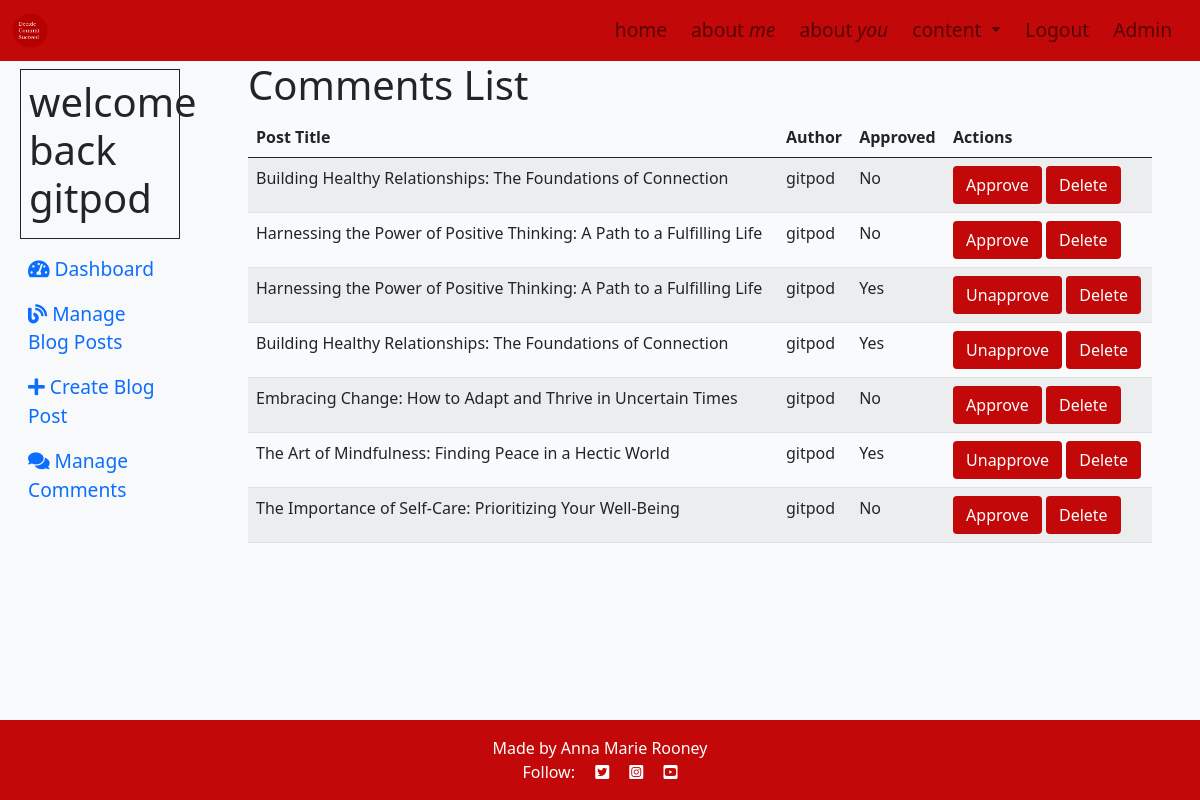
Screenshot of /blog/user_admin/comments (signed in) with the database file from the repository.
### blog/models.py (models this page shows, shortened)
class Comment(models.Model):
    post = models.ForeignKey(
        Post, on_delete=models.CASCADE, related_name="comments")
    author = models.ForeignKey(
        User, on_delete=models.CASCADE, related_name="commenter")
    body = models.TextField()
    approved = models.BooleanField(default=False)
    created_on = models.DateTimeField(auto_now_add=True)
    class Meta:
        ordering = ["created_on"]

class Post(models.Model):
    title = models.CharField(max_length=200, unique=True)
    slug = models.SlugField(max_length=200, unique=True)
    author = models.ForeignKey(
        User, on_delete=models.CASCADE,
        related_name="blog_posts")
    featured_image = CloudinaryField('image', default='placeholder')
    excerpt = models.TextField(blank=True)
    content = models.TextField()
    created_on = models.DateTimeField(auto_now_add=True)
    updated_on = models.DateTimeField(auto_now=True)
    status = models.IntegerField(choices=STATUS, default=0)
    tags = TaggableManager(blank=True)
    mastimage = models.ImageField(upload_to='media/masthead_images/', blank=True, null=True, default='static/images/whiteboard.png')
    viewcount = models.PositiveIntegerField(default=0)  # View Count Field
    class Meta:
        ordering = ["-created_on"]

### blog/views.py (the view)
# urls.py: path('blog/user_admin/comments', views.comments_admin, name='comments_admin'),
def comments_admin(request):
    unapproved_comments = Comment.objects.filter(approved=False)
    approved_comments = Comment.objects.filter(approved=True)
    comments = Comment.objects.all()
    return render(
        request,
        "blog/commentadmin.html",
        {
            "unapproved_comments": unapproved_comments,
            "approved_comments": approved_comments,
            "comments": comments,
        },
    )

### blog/templates/blog/commentadmin.html (shortened to what this page needs)
{% extends "blog/blogadmin_base.html" %}
{% load static %}
{% block blog_content %}
<div class="container">
    <h1>Comments List</h1>
    <table class="table table-striped">
        <thead>
            <tr>
                <th>Post Title</th>
                <th>Author</th>
                <th>Approved</th>
                <th>Actions</th>
            </tr>
        </thead>
        <tbody>
            {% for comment in comments %}
            <tr>
              <td>{{ comment.post.title }}</td>
              <td>{{ comment.author.username }}</td>
              <td>{{ comment.approved|yesno:"Yes,No" }}</td>
              <td>
                  <button class="btn btn-approve" comment_id="{{ comment.id }}" comment_approved="{{ comment.approved }}">
                      {% if comment.approved %}
                          Unapprove
                      {% else %}
                          Approve
                      {% endif %}
                  </button>
                  <button class="btn btn-delete" comment-id="{{ comment.id }}">Delete</button>
              </td>
                </tr>
            {% empty %}
                <tr>
                    <td colspan="3">No comments found.</td>
                </tr>
            {% endfor %}
        </tbody>
    </table>
</div>
{% endblock blog_content %}

### blog/templates/blog/blogadmin_base.html
{% extends 'base.html' %}
{% load static %}
{% block content %}
<div class="container-fluid">
    <div class="row">
        <nav id="sidebar" class="col-md-2 d-md-block bg-light sidebar">
            <div class="sidebar-sticky">
                <div class="border border-dark p-2 m-2">
                    <h1> welcome back {{ user.username }}</h1>
                </div>
                <ul class="nav flex-column">
                    <li class="nav-item">
                        <a class="nav-link active" href="{% url 'admin' %}">
                            <i class="fas fa-tachometer-alt"></i>
                            Dashboard
                        </a>
                    </li>
                    <li class="nav-item">
                        <a class="nav-link" href="">
                            <i class="fas fa-blog"></i>
                            Manage Blog Posts
                        </a>
                    </li>
                    <li class="nav-item">
                        <a class="nav-link" href="{%url 'create_post' % }">
                            <i class="fas fa-plus"></i>
                            Create Blog Post
                        </a>
                    </li>
                    <li class="nav-item">
                        <a class="nav-link" href="{% url 'comments_admin' %}">
                            <i class="fas fa-comments"></i>
                            Manage Comments
                        </a>
                    </li>
                </ul>
            </div>
        </nav>
        <main class="col-md-9 ms-sm-auto col-lg-10 px-4">
            {% block blog_content %}{% endblock %}
        </main>
    </div>
</div>
{% endblock %}

### static/css/style.css (style rules this page uses)
body { background-color: white; }
.nav-item { padding-right: 8px; font-size: 1.2rem; font-weight: 200; }
.main-bg { background-color: #F9FAFC; }
.btn-delete { color: #fff; background: #C20808; }
.btn-approve { color: #fff; background: #C20808; }

### rows the page displays
Comment: post "Building Healthy Relationships: The Foundations of Connection", author.username "gitpod", approved "No", shows "Approve"
Comment: post "Harnessing the Power of Positive Thinking: A Path to a Fulfilling Life", author.username "gitpod", approved "No", shows "Approve"
Comment: post "Harnessing the Power of Positive Thinking: A Path to a Fulfilling Life", author.username "gitpod", approved "Yes", shows "Unapprove"
Comment: post "Building Healthy Relationships: The Foundations of Connection", author.username "gitpod", approved "Yes", shows "Unapprove"
Comment: post "Embracing Change: How to Adapt and Thrive in Uncertain Times", author.username "gitpod", approved "No", shows "Approve"
Comment: post "The Art of Mindfulness: Finding Peace in a Hectic World", author.username "gitpod", approved "Yes", shows "Unapprove"
Comment: post "The Importance of Self-Care: Prioritizing Your Well-Being", author.username "gitpod", approved "No", shows "Approve"

### other values shown
{{ user.username }} "gitpod"
